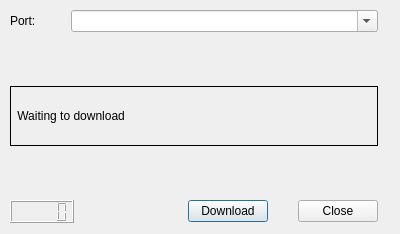
<?xml version="1.0" encoding="UTF-8"?>
<ui version="4.0">
 <class>DownloadDialog</class>
 <widget class="QDialog" name="DownloadDialog">
  <property name="geometry">
   <rect>
    <x>0</x>
    <y>0</y>
    <width>400</width>
    <height>234</height>
   </rect>
  </property>
  <property name="windowTitle">
   <string>Download</string>
  </property>
  <widget class="QWidget" name="layoutWidget">
   <property name="geometry">
    <rect>
     <x>10</x>
     <y>10</y>
     <width>368</width>
     <height>213</height>
    </rect>
   </property>
   <layout class="QVBoxLayout" name="verticalLayout">
    <item>
     <layout class="QHBoxLayout" name="horizontalLayout">
      <item>
       <widget class="QLabel" name="label">
        <property name="maximumSize">
         <size>
          <width>55</width>
          <height>16777215</height>
         </size>
        </property>
        <property name="text">
         <string>Port:</string>
        </property>
       </widget>
      </item>
      <item>
       <widget class="QComboBox" name="comboBox">
        <property name="editable">
         <bool>true</bool>
        </property>
       </widget>
      </item>
     </layout>
    </item>
    <item>
     <spacer name="verticalSpacer_2">
      <property name="orientation">
       <enum>Qt::Vertical</enum>
      </property>
      <property name="sizeHint" stdset="0">
       <size>
        <width>20</width>
        <height>40</height>
       </size>
      </property>
     </spacer>
    </item>
    <item>
     <widget class="QLabel" name="labelStatus">
      <property name="minimumSize">
       <size>
        <width>0</width>
        <height>60</height>
       </size>
      </property>
      <property name="frameShape">
       <enum>QFrame::Panel</enum>
      </property>
      <property name="text">
       <string> Waiting to download</string>
      </property>
     </widget>
    </item>
    <item>
     <spacer name="verticalSpacer">
      <property name="orientation">
       <enum>Qt::Vertical</enum>
      </property>
      <property name="sizeHint" stdset="0">
       <size>
        <width>20</width>
        <height>40</height>
       </size>
      </property>
     </spacer>
    </item>
    <item>
     <layout class="QHBoxLayout" name="horizontalLayout_2">
      <item>
       <widget class="QLCDNumber" name="lcdNumber"/>
      </item>
      <item>
       <spacer name="horizontalSpacer_3">
        <property name="orientation">
         <enum>Qt::Horizontal</enum>
        </property>
        <property name="sizeHint" stdset="0">
         <size>
          <width>108</width>
          <height>20</height>
         </size>
        </property>
       </spacer>
      </item>
      <item>
       <widget class="QPushButton" name="downloadButton">
        <property name="text">
         <string>Download</string>
        </property>
       </widget>
      </item>
      <item>
       <spacer name="horizontalSpacer_2">
        <property name="orientation">
         <enum>Qt::Horizontal</enum>
        </property>
        <property name="sizeHint" stdset="0">
         <size>
          <width>12</width>
          <height>20</height>
         </size>
        </property>
       </spacer>
      </item>
      <item>
       <widget class="QPushButton" name="closeButton">
        <property name="text">
         <string>Close</string>
        </property>
       </widget>
      </item>
     </layout>
    </item>
   </layout>
  </widget>
 </widget>
 <tabstops>
  <tabstop>comboBox</tabstop>
  <tabstop>downloadButton</tabstop>
  <tabstop>closeButton</tabstop>
 </tabstops>
 <resources/>
 <connections/>
</ui>
